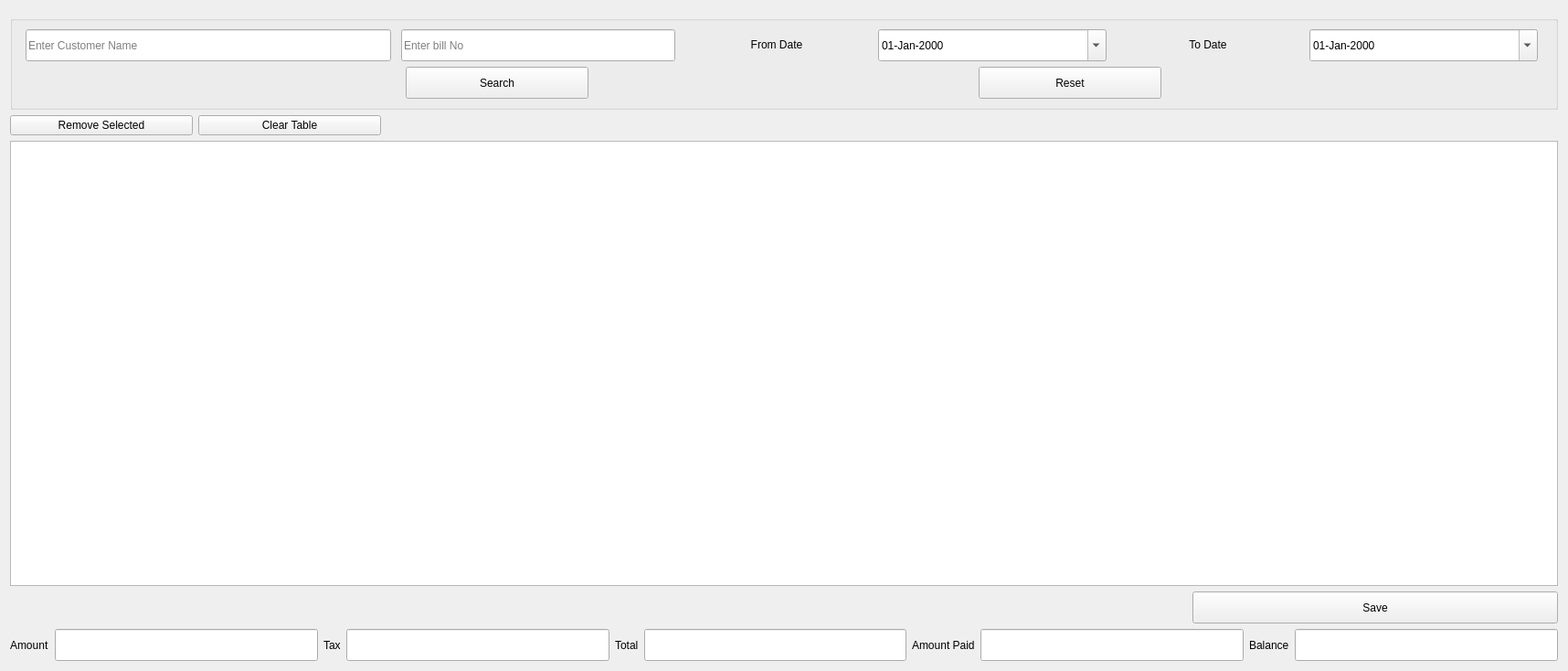
<?xml version="1.0" encoding="UTF-8"?>
<ui version="4.0">
 <class>purchaseReport</class>
 <widget class="QWidget" name="purchaseReport">
  <property name="geometry">
   <rect>
    <x>0</x>
    <y>0</y>
    <width>1716</width>
    <height>734</height>
   </rect>
  </property>
  <property name="sizePolicy">
   <sizepolicy hsizetype="Expanding" vsizetype="Preferred">
    <horstretch>0</horstretch>
    <verstretch>0</verstretch>
   </sizepolicy>
  </property>
  <property name="windowTitle">
   <string>Form</string>
  </property>
  <layout class="QGridLayout" name="gridLayout">
   <item row="0" column="0" colspan="2">
    <widget class="Header" name="widget" native="true">
     <property name="sizePolicy">
      <sizepolicy hsizetype="Preferred" vsizetype="Fixed">
       <horstretch>0</horstretch>
       <verstretch>0</verstretch>
      </sizepolicy>
     </property>
    </widget>
   </item>
   <item row="1" column="0" colspan="2">
    <widget class="QGroupBox" name="groupBox">
     <property name="title">
      <string/>
     </property>
     <property name="checkable">
      <bool>false</bool>
     </property>
     <layout class="QVBoxLayout" name="verticalLayout">
      <item>
       <layout class="QHBoxLayout" name="horizontalLayout_2">
        <item>
         <widget class="QLineEdit" name="customerSearchValue">
          <property name="sizePolicy">
           <sizepolicy hsizetype="Expanding" vsizetype="Fixed">
            <horstretch>0</horstretch>
            <verstretch>0</verstretch>
           </sizepolicy>
          </property>
          <property name="minimumSize">
           <size>
            <width>350</width>
            <height>35</height>
           </size>
          </property>
          <property name="maximumSize">
           <size>
            <width>400</width>
            <height>16777215</height>
           </size>
          </property>
          <property name="placeholderText">
           <string>Enter Customer Name</string>
          </property>
         </widget>
        </item>
        <item>
         <widget class="QLineEdit" name="billSearchValue">
          <property name="sizePolicy">
           <sizepolicy hsizetype="Expanding" vsizetype="Fixed">
            <horstretch>0</horstretch>
            <verstretch>0</verstretch>
           </sizepolicy>
          </property>
          <property name="minimumSize">
           <size>
            <width>0</width>
            <height>35</height>
           </size>
          </property>
          <property name="maximumSize">
           <size>
            <width>300</width>
            <height>16777215</height>
           </size>
          </property>
          <property name="placeholderText">
           <string>Enter bill No</string>
          </property>
         </widget>
        </item>
        <item>
         <widget class="QLabel" name="fromDateLabel">
          <property name="sizePolicy">
           <sizepolicy hsizetype="Expanding" vsizetype="Fixed">
            <horstretch>0</horstretch>
            <verstretch>0</verstretch>
           </sizepolicy>
          </property>
          <property name="minimumSize">
           <size>
            <width>0</width>
            <height>0</height>
           </size>
          </property>
          <property name="maximumSize">
           <size>
            <width>200</width>
            <height>16777215</height>
           </size>
          </property>
          <property name="text">
           <string>From Date</string>
          </property>
          <property name="alignment">
           <set>Qt::AlignCenter</set>
          </property>
         </widget>
        </item>
        <item>
         <widget class="QDateEdit" name="fromDateValue">
          <property name="sizePolicy">
           <sizepolicy hsizetype="Expanding" vsizetype="Fixed">
            <horstretch>0</horstretch>
            <verstretch>0</verstretch>
           </sizepolicy>
          </property>
          <property name="minimumSize">
           <size>
            <width>0</width>
            <height>35</height>
           </size>
          </property>
          <property name="maximumSize">
           <size>
            <width>250</width>
            <height>16777215</height>
           </size>
          </property>
          <property name="displayFormat">
           <string>dd-MMM-yyyy</string>
          </property>
          <property name="calendarPopup">
           <bool>true</bool>
          </property>
         </widget>
        </item>
        <item>
         <widget class="QLabel" name="toDateLabel">
          <property name="sizePolicy">
           <sizepolicy hsizetype="Expanding" vsizetype="Fixed">
            <horstretch>0</horstretch>
            <verstretch>0</verstretch>
           </sizepolicy>
          </property>
          <property name="minimumSize">
           <size>
            <width>0</width>
            <height>0</height>
           </size>
          </property>
          <property name="maximumSize">
           <size>
            <width>200</width>
            <height>16777215</height>
           </size>
          </property>
          <property name="text">
           <string>To Date</string>
          </property>
          <property name="alignment">
           <set>Qt::AlignCenter</set>
          </property>
         </widget>
        </item>
        <item>
         <widget class="QDateEdit" name="toDateValue">
          <property name="sizePolicy">
           <sizepolicy hsizetype="Expanding" vsizetype="Fixed">
            <horstretch>0</horstretch>
            <verstretch>0</verstretch>
           </sizepolicy>
          </property>
          <property name="minimumSize">
           <size>
            <width>0</width>
            <height>35</height>
           </size>
          </property>
          <property name="maximumSize">
           <size>
            <width>250</width>
            <height>16777215</height>
           </size>
          </property>
          <property name="displayFormat">
           <string>dd-MMM-yyyy</string>
          </property>
          <property name="calendarPopup">
           <bool>true</bool>
          </property>
         </widget>
        </item>
       </layout>
      </item>
      <item>
       <layout class="QHBoxLayout" name="horizontalLayout">
        <item>
         <widget class="QPushButton" name="searchButton">
          <property name="sizePolicy">
           <sizepolicy hsizetype="Fixed" vsizetype="Fixed">
            <horstretch>0</horstretch>
            <verstretch>0</verstretch>
           </sizepolicy>
          </property>
          <property name="minimumSize">
           <size>
            <width>0</width>
            <height>35</height>
           </size>
          </property>
          <property name="maximumSize">
           <size>
            <width>200</width>
            <height>16777215</height>
           </size>
          </property>
          <property name="text">
           <string>Search</string>
          </property>
         </widget>
        </item>
        <item>
         <widget class="QPushButton" name="resetButton">
          <property name="sizePolicy">
           <sizepolicy hsizetype="Fixed" vsizetype="Fixed">
            <horstretch>0</horstretch>
            <verstretch>0</verstretch>
           </sizepolicy>
          </property>
          <property name="minimumSize">
           <size>
            <width>0</width>
            <height>35</height>
           </size>
          </property>
          <property name="maximumSize">
           <size>
            <width>200</width>
            <height>16777215</height>
           </size>
          </property>
          <property name="text">
           <string>Reset</string>
          </property>
         </widget>
        </item>
       </layout>
      </item>
     </layout>
    </widget>
   </item>
   <item row="2" column="0" colspan="2">
    <layout class="QHBoxLayout" name="horizontalLayout_4">
     <item>
      <widget class="QPushButton" name="removeButton">
       <property name="minimumSize">
        <size>
         <width>200</width>
         <height>0</height>
        </size>
       </property>
       <property name="text">
        <string>Remove Selected</string>
       </property>
      </widget>
     </item>
     <item>
      <widget class="QPushButton" name="clearButton">
       <property name="minimumSize">
        <size>
         <width>200</width>
         <height>0</height>
        </size>
       </property>
       <property name="text">
        <string>Clear Table</string>
       </property>
      </widget>
     </item>
     <item>
      <spacer name="horizontalSpacer_2">
       <property name="orientation">
        <enum>Qt::Horizontal</enum>
       </property>
       <property name="sizeHint" stdset="0">
        <size>
         <width>40</width>
         <height>20</height>
        </size>
       </property>
      </spacer>
     </item>
    </layout>
   </item>
   <item row="3" column="0" colspan="2">
    <widget class="PurchaseReportTable" name="purchaseReportTable">
     <property name="alternatingRowColors">
      <bool>true</bool>
     </property>
    </widget>
   </item>
   <item row="4" column="0">
    <spacer name="horizontalSpacer">
     <property name="orientation">
      <enum>Qt::Horizontal</enum>
     </property>
     <property name="sizeHint" stdset="0">
      <size>
       <width>1278</width>
       <height>20</height>
      </size>
     </property>
    </spacer>
   </item>
   <item row="4" column="1">
    <widget class="QPushButton" name="saveButton">
     <property name="sizePolicy">
      <sizepolicy hsizetype="Minimum" vsizetype="Fixed">
       <horstretch>0</horstretch>
       <verstretch>0</verstretch>
      </sizepolicy>
     </property>
     <property name="minimumSize">
      <size>
       <width>400</width>
       <height>35</height>
      </size>
     </property>
     <property name="text">
      <string>Save</string>
     </property>
    </widget>
   </item>
   <item row="5" column="0" colspan="2">
    <layout class="QHBoxLayout" name="horizontalLayout_3">
     <item>
      <widget class="QLabel" name="amountLabel">
       <property name="text">
        <string>Amount</string>
       </property>
      </widget>
     </item>
     <item>
      <widget class="QLineEdit" name="amountValue">
       <property name="minimumSize">
        <size>
         <width>0</width>
         <height>35</height>
        </size>
       </property>
       <property name="readOnly">
        <bool>true</bool>
       </property>
      </widget>
     </item>
     <item>
      <widget class="QLabel" name="taxLabel">
       <property name="text">
        <string>Tax</string>
       </property>
      </widget>
     </item>
     <item>
      <widget class="QLineEdit" name="taxValue">
       <property name="minimumSize">
        <size>
         <width>0</width>
         <height>35</height>
        </size>
       </property>
       <property name="readOnly">
        <bool>true</bool>
       </property>
      </widget>
     </item>
     <item>
      <widget class="QLabel" name="totalLabel">
       <property name="text">
        <string>Total</string>
       </property>
      </widget>
     </item>
     <item>
      <widget class="QLineEdit" name="totalValue">
       <property name="minimumSize">
        <size>
         <width>0</width>
         <height>35</height>
        </size>
       </property>
       <property name="readOnly">
        <bool>true</bool>
       </property>
      </widget>
     </item>
     <item>
      <widget class="QLabel" name="amountPaidLabel">
       <property name="text">
        <string>Amount Paid</string>
       </property>
      </widget>
     </item>
     <item>
      <widget class="QLineEdit" name="amountPaidValue">
       <property name="minimumSize">
        <size>
         <width>0</width>
         <height>35</height>
        </size>
       </property>
       <property name="readOnly">
        <bool>true</bool>
       </property>
      </widget>
     </item>
     <item>
      <widget class="QLabel" name="balanceLabel">
       <property name="text">
        <string>Balance</string>
       </property>
      </widget>
     </item>
     <item>
      <widget class="QLineEdit" name="balanceValue">
       <property name="minimumSize">
        <size>
         <width>0</width>
         <height>35</height>
        </size>
       </property>
       <property name="readOnly">
        <bool>true</bool>
       </property>
      </widget>
     </item>
    </layout>
   </item>
  </layout>
 </widget>
 <customwidgets>
  <customwidget>
   <class>Header</class>
   <extends>QWidget</extends>
   <header location="global">_widgets.header</header>
   <container>1</container>
  </customwidget>
  <customwidget>
   <class>PurchaseReportTable</class>
   <extends>QTableView</extends>
   <header>_views.purchaseReportTableView</header>
  </customwidget>
 </customwidgets>
 <resources/>
 <connections/>
</ui>
